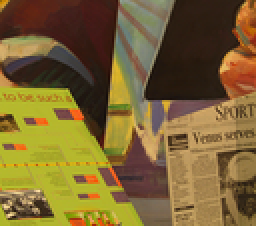
%> input picture data/im2.ppm, 128 x 113 px, shrunk from 434 x 383 before the run (shown 2 times larger)
$ octave test_block_matching.m   (GNU Octave 9; MATLAB toolbox functions it lacks are replaced by stand-ins)
%> lines starting %> are read from the running program, lines starting %| are printed output that depends on the picture
### src/block_matching.m
function D = block_matching(I1, I2, blockSize, dispMax, seuilContrast, method, gradThreshold)
% BLOCK_MATCHING - Always returns left-view disparity: x_left - x_match.
    I1 = double(I1);
    I2 = double(I2);
    [h, w] = size(I1);

    half = floor(blockSize/2);
    D_raw = nan(h,w);   % temporary disparity, orientation unknown

    % Precompute gradient for filtering
    hx = fspecial('sobel'); hy = hx';
    G1 = sqrt( imfilter(I1,hx,'replicate').^2 + imfilter(I1,hy,'replicate').^2 );

    for y = 1+half : h-half
        for x = 1+half : w-half

            bL = I1(y-half:y+half, x-half:x+half);

            % Contrast check
            c = (max(bL(:))-min(bL(:))) / max(bL(:));
            if c < seuilContrast, continue; end

            % Gradient check
            if mean(G1(y-half:y+half, x-half:x+half),'all') < gradThreshold
                continue
            end

            bestScore = inf;
            bestX = NaN;

            % Search range
            for xr = max(1+half, x-dispMax) : (x)
                bR = I2(y-half:y+half, xr-half:xr+half);

                switch upper(method)
                    case 'SAD'
                        score = sum(abs(bL(:)-bR(:)));
                    case 'SSD'
                        score = sum((bL(:)-bR(:)).^2);
                    case 'NCC'
                        num = sum(bL(:).*bR(:));
                        den = sqrt(sum(bL(:).^2)*sum(bR(:).^2));
                        score = -(num/(den+eps));
                end

                if score < bestScore
                    bestScore = score;
                    bestX = xr;
                end
            end

            if ~isnan(bestX)
                D_raw(y,x) = bestX - x; % may be positive or negative
            end
        end
    end

    % --- Enforce left-view convention ---
    % Choose orientation that matches dominant disparity direction
    if nanmean(D_raw(:)) > 0
        D = D_raw;        % positive = right-shift → correct
    else
        D = -D_raw;       % negative means reversed → flip sign
    end
end

### src/test_block_matching.m
% [52 lines of commented-out code are left out]
I1 = rgb2gray(imread('data/im2.ppm'));
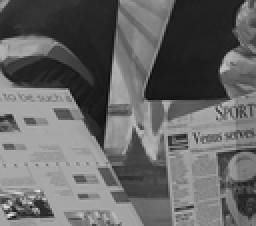
%> I1: size 113x128 uint8 (shown 2 times larger); min 12, max 228, mean 102.3
I2 = rgb2gray(imread('data/im6.ppm'));
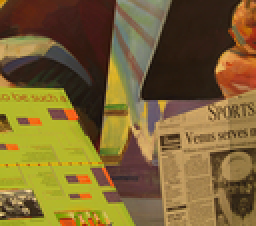
%> input picture data/im6.ppm, 128 x 113 px, shrunk from 434 x 383 before the run (shown 2 times larger)
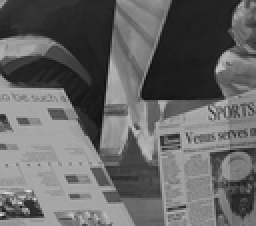
%> I2: size 113x128 uint8 (shown 2 times larger); min 12, max 225, mean 101.8

dispMax = 20;
seuilContrast = 0.05;

blockSizes = [3, 7, 11, 15];

figure;
for k = 1:length(blockSizes)
%> (the run ends here)
